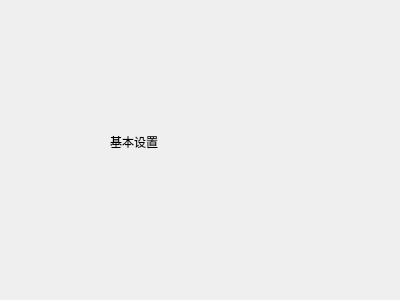
<?xml version="1.0" encoding="UTF-8"?>
<ui version="4.0">
 <class>NormalSettings</class>
 <widget class="QWidget" name="NormalSettings">
  <property name="geometry">
   <rect>
    <x>0</x>
    <y>0</y>
    <width>400</width>
    <height>300</height>
   </rect>
  </property>
  <property name="windowTitle">
   <string>Form</string>
  </property>
  <widget class="QLabel" name="label1">
   <property name="geometry">
    <rect>
     <x>110</x>
     <y>130</y>
     <width>108</width>
     <height>24</height>
    </rect>
   </property>
   <property name="text">
    <string>基本设置</string>
   </property>
  </widget>
 </widget>
 <resources/>
 <connections/>
</ui>
